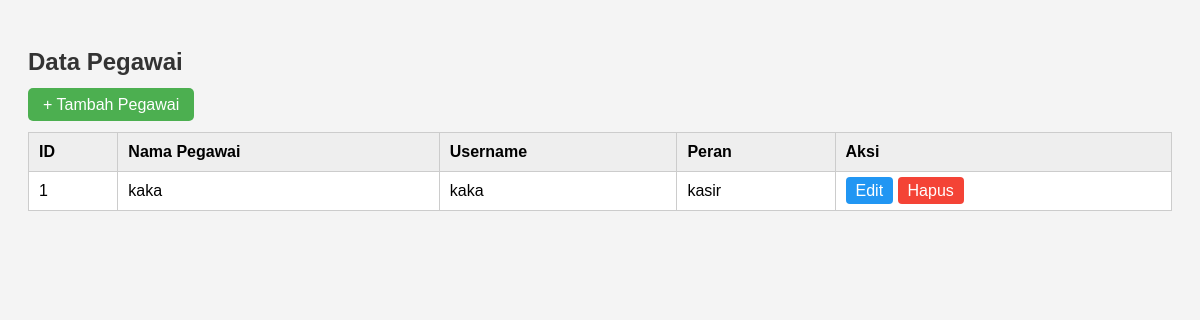
The app's page /pegawai/index.php, older data.
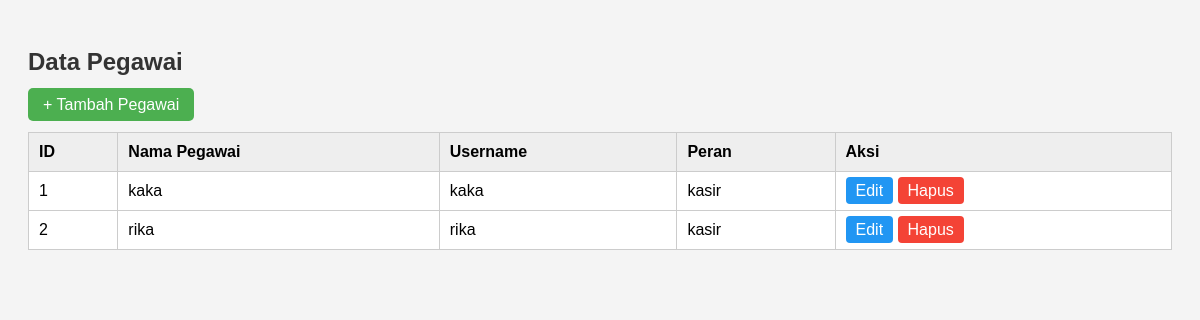
The same page, newer data.
### tables this page shows
CREATE TABLE `pegawai` (
  `id_pegawai` int(11) NOT NULL,
  `nama_pegawai` varchar(20) NOT NULL,
  `username` varchar(20) NOT NULL,
  `password` varchar(20) NOT NULL,
  `peran` enum('admin','gudang','kasir','finance') NOT NULL
);

### pegawai/index.php (the view, shortened to what this page needs)
<?php
include "../koneksi.php";
?>
<!DOCTYPE html>
<html>
<head>
    <link rel="stylesheet" href="style.css">
</head>
<body>
    <h2>Data Pegawai</h2>
    <a href="tambah.php" class="btn">+ Tambah Pegawai</a>
    <br><br>
    <table>
        <tr>
            <th>ID</th>
            <th>Nama Pegawai</th>
            <th>Username</th>
            <th>Peran</th>
            <th>Aksi</th>
        </tr>
        <?php
        $result = mysqli_query($koneksi, "SELECT * FROM pegawai ORDER BY id_pegawai ASC");
        while ($row = mysqli_fetch_assoc($result)) {
            echo "<tr>
                <td>{$row['id_pegawai']}</td>
                <td>{$row['nama_pegawai']}</td>
                <td>{$row['username']}</td>
                <td>{$row['peran']}</td>
                <td>
                    <a href='edit.php?id={$row['id_pegawai']}' class='edit'>Edit</a>
                    <a href='hapus.php?id={$row['id_pegawai']}' class='hapus' onclick=\"return confirm('Yakin ingin menghapus?')\">Hapus</a>
                </td>
            </tr>";
        }
        ?>
    </table>
</body>
</html>

Row changes from the older to the newer data that the page shows:
added pegawai: id_pegawai "2", nama_pegawai "rika", username "rika", peran "kasir"
